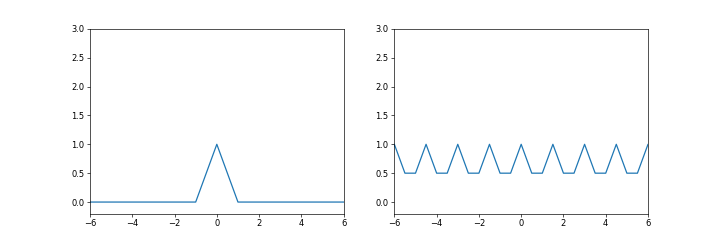

Source code (Python):
import numpy as np
import matplotlib.pyplot as plt

f = lambda x: np.where(x<=-1, 0, np.where(x<0, x+1, np.where(x<1, 1-x, 0)))
x = np.arange(-10, 10, .1)
y = f(x)

fig = plt.figure(figsize=(12,4), dpi=60)
ax1, ax2 = fig.subplots(1, 2)
ax1.set_ylim(-.2, 3)
ax1.set_xlim(-6, 6)
ax1.plot(x, y)

def periodization(f, T, times):
    limit = np.floor(T*times/2)
    x = np.arange(-limit, limit, .1)
    sumY = 0
    for n in np.arange(times):
        sumY = sumY + f(x-T*n)
        if n != 0:
            sumY = sumY + f(x+T*n)
    return x, sumY

x, y = periodization(f, 1.5, 10)
ax2.set_ylim(-.2, 3)
ax2.set_xlim(-6, 6)
ax2.plot(x, y)


plt.show()
fig.savefig("periodization.png")
